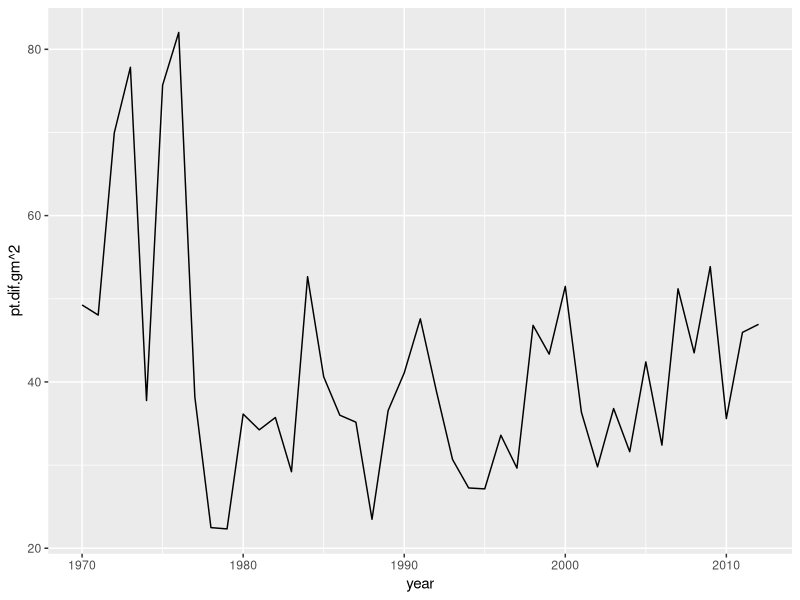
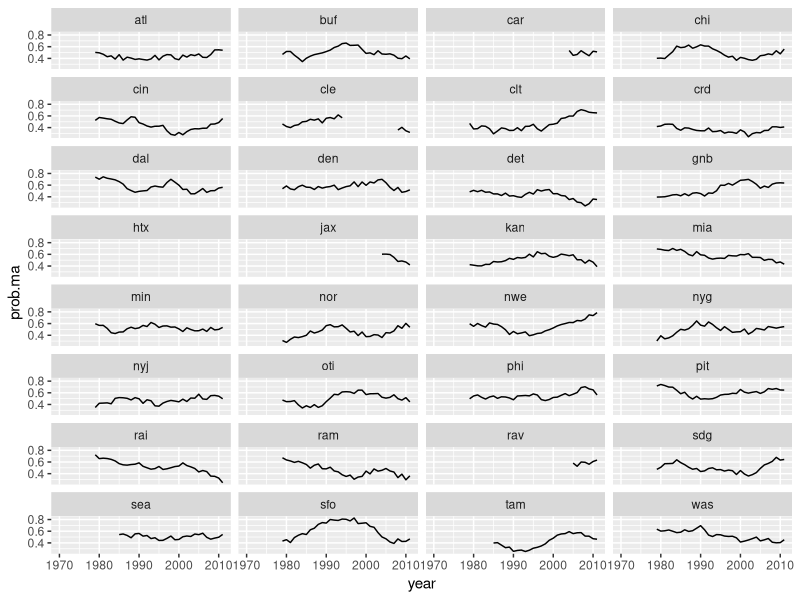
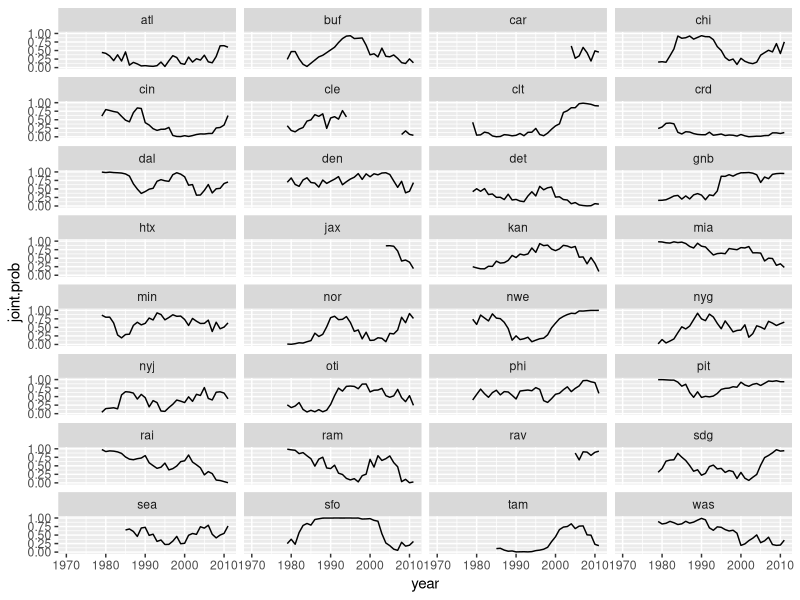

Write the R code that produced these figures, in order. (Note: this script raises an error after producing the figures.)
##########
## This script loads NFL team history from CSV's created by another script
## team_history.csv
## team_info.csv
## It uses that information to analyze NFL franchise history & evaluate "Dynasties"
## The information and graphics produced were used for VividNumeral.com project


###########################
##TO RUN: Set working Directory to the Location of the Script
HOMEDIR <- "C:/Users/Ross/Documents/R/rross"
setwd(paste0(HOMEDIR,"/Football/2013/Reality/Dynasty"))

###############
#### LOAD AND/OR INSTALL LIBRARIES


tryCatch(library(XML), error = function(e) install.packages("XML", repos = "http://cran.r-project.org", library(XML)))
tryCatch(library(ggplot2), error = function(e) install.packages("ggplot2", repos = "http://cran.r-project.org", library(ggplot2)))
tryCatch(library(reshape2), error = function(e) install.packages("reshape2", repos = "http://cran.r-project.org", library(reshape2)))
tryCatch(library(quantreg), error = function(e) install.packages("quantreg", repos = "http://cran.r-project.org", library(ggplot2)))
tryCatch(library(grid), error = function(e) install.packages("grid", repos = "http://cran.r-project.org", library(ggplot2)))
tryCatch(library(gridExtra), error = function(e) install.packages("gridExtra", repos = "http://cran.r-project.org", library(ggplot2)))

### Load from CSV
team.hist <- read.csv("team_history.csv",stringsAsFactors=F)
team.info <- read.csv("team_info.csv",stringsAsFactors=F)
team.colors <- read.csv("team_colors.csv",stringsAsFactors=F)

#############################
### Check squared point differential over time
pt.dif.hist <- aggregate(pt.dif.gm^2 ~ year, team.hist, FUN="mean")

ggplot(subset(pt.dif.hist,year>=1970 & year < 2013),aes(x=year,y=`pt.dif.gm^2`)) + geom_line()

pt.dif.time <- lm(sqrt(`pt.dif.gm^2`)~year,pt.dif.hist,subset=(year>=1990 & year<2013))
summary(pt.dif.time)
#The average point differential has been going up since 1980, but only about 0.02 points per game

#############################
### Run lagged regressions

#function for running lagged regressions between different parameters
lag.reg <- function(team.hist,
                    metric.ind="pt.dif.gm",
                    metric.dep="pt.dif.gm",
                    lag.n=1,
                    year.min=1970,
                    year.max=100000,
                    zero.constant=T,
                    filter.on="",
                    filter.lim=c(0,1),
                    return.lm=T
                    ) {
  
  df.ind <- subset(team.hist,year>=year.min & year <= min(c(max(year), year.max))-lag.n)
  if(filter.on %in% names(df.ind)){
    df.ind <- df.ind[df.ind[,filter.on] >= filter.lim[1] & df.ind[,filter.on] <= filter.lim[2],]
  }
  
  df.dep <- team.hist[match(with(df.ind,paste0(year+lag.n,team)), with(team.hist,paste0(year,team))),]

  
  data.subset <- subset(
    data.frame(ind=df.ind[,metric.ind], dep=df.dep[,metric.dep]),
    (!is.na(ind))&(!is.na(dep))
  )
  
  if(return.lm){
    
    if(metric.ind=="w.pct"){data.subset$ind <- data.subset$ind-0.5}
    if(metric.dep=="w.pct"){data.subset$dep <- data.subset$dep-0.5}
    if(metric.ind=="pt.dif.qnt"){data.subset$ind <- data.subset$ind-0.5}
    if(metric.dep=="pt.dif.qnt"){data.subset$dep <- data.subset$dep-0.5}
    
    if(zero.constant){
      lm.n <- lm(dep~0+ind,data.subset)
    } else{
      lm.n <- lm(dep~ind,data.subset)
    }
    
  return(lm.n)
  } else{
    return(data.frame(team=df.ind$team,
                      year=as.numeric(df.ind$year),
                      ind=as.numeric(df.ind[,metric.ind]),
                      dep=as.numeric(df.dep[,metric.dep]),
                      stringsAsFactors=F))
  }
}

# See how point dif predicts wins
pt.predict <- lag.reg(team.hist,"pt.dif.gm","w.pct",1,1970,2013-1)

# See how wins predicts wins
w.predict <- lag.reg(team.hist,"w.pct","w.pct",1,1970,2013-1)

# See how pt.dif quantile predicts wins
qnt.predict <- lag.reg(team.hist,"pt.dif.qnt","w.pct",1,1970,2013-1)

# See how pt.dif z score predicts wins
zs.predict <- lag.reg(team.hist,"pt.dif.zs","w.pct",1,1970,2013-1)

# Compare point diff based prediction with win pct based prediction
summary(pt.predict)
summary(w.predict)
summary(qnt.predict)
summary(zs.predict)



#Conclusion:
#point dif per game has the highest r-squared (18.85%) with next season win percentage
#1 point per game is worth an expected 1.3% wins above 50% the following season

##########
## Calculate general relationship between ppg and wins in same season
wins.per.point <- lag.reg(team.hist,"pt.dif.gm","w.pct",0,1970,2013-1)

#Conclusion:
#1 point per game of point differential is worth 2.75% wins better than 50%
#This relationship has a very high r-squard of 83%
#20 points per game should be a (MORE THAN!) undefeated team

###########################
############################
#CALCULATE SEASON ON SEASON POINT DIFF PER GAME RELATIONSHIP
pt.dif.rev <- lag.reg(team.hist,"pt.dif.gm","pt.dif.gm",1,1970,2013-1)
summary(pt.dif.rev)

### The point per game mean reversion constant since 1970 is .47
### The r-squared between seasons is 22.4%

## Check if mean reversion is consistent across quality  of teams
mr80 <- lag.reg(
  team.hist,
  "pt.dif.gm",
  "pt.dif.gm",
  1,1970,2013-1,
  zero.constant=T,
  filter.on="pt.dif.qnt",
  filter.lim=c(0.8,1)
  )

mr60 <- lag.reg(
  team.hist,
  "pt.dif.gm",
  "pt.dif.gm",
  1,1970,2013-1,
  zero.constant=T,
  filter.on="pt.dif.qnt",
  filter.lim=c(0.6,0.8)
  )

mr40 <- lag.reg(
  team.hist,
  "pt.dif.gm",
  "pt.dif.gm",
  1,1970,2013-1,
  zero.constant=T,
  filter.on="pt.dif.qnt",
  filter.lim=c(0.4,0.6)
)

mr20 <- lag.reg(
  team.hist,
  "pt.dif.gm",
  "pt.dif.gm",
  1,1970,2013-1,
  zero.constant=T,
  filter.on="pt.dif.qnt",
  filter.lim=c(0.2,0.4)
)

mr0 <- lag.reg(
  team.hist,
  "pt.dif.gm",
  "pt.dif.gm",
  1,1970,2013-1,
  zero.constant=T,
  filter.on="pt.dif.qnt",
  filter.lim=c(0,0.2)
)

summary(mr80)
summary(mr60)
summary(mr40)
summary(mr20)
summary(mr0)

#CONCLUSION:
#There are slight differences in the mean reversion constant
#when broken down by bi-decile
#Other than the 40-60 bi-decile, which has already mean reverted
#and so has a statistically insignificant constant, the mean reversion
#constants are all between 44 and 58.
#The worst 20 bi-decile mean reverts the least- this suggests that
#awfulness is more consistent than greatness.
#The second worst mean reverts the most
#All of the mean reversion constants are within
#1 standard deviation of 0.47 (other than the mid bi-decile)

#Also residual standard errors are fairly consistent around 5.5
#This gives the following distibution of expected points per game
#the following season:
# P(T+1) ~ Normal(mean = P(T) * 0.47, sd = 5.5)

mr.m <- 0.47
mr.sd <- 5.5

#We can check how well a team outperformed its mean reversion expectation
#One metric is the probability the team did worse, given how well
#the team performed the previous according to the distribution above


#one approach is to get the probability of each year
#and take a moving average...

perf.df <- lag.reg(team.hist,year.max=2013-1,return.lm=F)
perf.df$zs <- (perf.df$dep - perf.df$ind*mr.m)/mr.sd
perf.df$prob <- pnorm(perf.df$zs)

df.ma.func <- function(x,time,by,n=5){
  this.ma <- function(x.inner,n){
    c(rep(NA,n-1),sapply(n:length(x.inner),function(y) mean(x.inner[(y-n+1):y])))
  }
  the.df <- data.frame(value=x,time=time,by=by)
  the.ar <- acast(the.df,by~time)
  ma.ar <- t(apply(the.ar,1,this.ma,n=n))
  dimnames(ma.ar) <- dimnames(the.ar)
  return(sapply(1:nrow(the.df),function(i) ma.ar[as.character(the.df$by[i]),as.character(the.df$time[i])]))
}

eval.n <- 10

perf.df$prob.ma <- df.ma.func(perf.df$prob,perf.df$year,perf.df$team,n=eval.n)

ggplot(perf.df,aes(x=year,y=prob.ma)) + geom_line()+facet_wrap(~team,ncol=4)

#...BUT now that I think about it
#a better way might be to assume each year is
#an independent normal distributions
#and see what the probablity that you average
#that well over the total span is
#The sum of n independent variables ~N(0,1)
#should have mean zero and variance n*1
#therefore sd = sqrt(n)
#The mean of those n independent variables
#have variance n*1/(n^2) = 1/n
#therefore sd = sqrt(1/n)

#So calculate the moving average of the z score
perf.df$zs.ma <- df.ma.func(perf.df$zs,perf.df$year,perf.df$team,n=eval.n)

#And the joint probablity of a worse outcome is 
perf.df$joint.prob <- pnorm(perf.df$zs.ma,mean=0,sd=(1/eval.n)^0.5)

#And plot the joint probability
ggplot(perf.df,aes(x=year,y=joint.prob)) + geom_line()+facet_wrap(~team,ncol=4)

#Check the worst francises ever:
perf.df[order(perf.df$joint.prob)[1:20],]

#And the best
perf.df[order(perf.df$joint.prob,decreasing=T)[1:20],]

#Write best and worst to a table
html.table <- function(df,header=names(df),digits=4){
  retstr <- ""
  if(header[1]!=""){
    retstr <- paste0(retstr,"<tr>\n",paste0(sapply(header,function(x) paste0(
      "<th>",
      ifelse(is.numeric(x),format(x,digits=digits,nsmall=digits),x),
      "</th>\n"
      )),collapse=""),"</tr>\n")
  }
  
  for(i in 1:nrow(df)){
    retstr <- paste0(retstr,"<tr>\n",paste0(sapply(df[i,],function(x) paste0(
      "<td>",
      ifelse(is.numeric(x),format(x,digits=digits,nsmall=digits),x),
      "</td>\n"
      )),collapse=""),"</tr>\n")
  }
  return(retstr)
}

bottom20 <- perf.df[order(perf.df$joint.prob)[1:20],]
bottom20 <- transform(bottom20,year=paste0(year-8,"-",year+1), team=toupper(team), joint.prob=round(joint.prob,4))
bottom20.html <- html.table(bottom20[,c("team","year","joint.prob")],header=c("Team","Period","Score"))

cat(bottom20.html,file="dynasty_files/bottom20table.html")

top20 <- perf.df[order(perf.df$joint.prob,decreasing=T)[1:20],]
top20 <- transform(top20,year=paste0(year-8,"-",year+1), team=toupper(team), joint.prob=round(joint.prob,4))
top20.html <- html.table(top20[,c("team","year","joint.prob")],header=c("Team","Period","Score"))

cat(top20.html,file="dynasty_files/top20table.html")


  #Find the best x franchises every year:
rank.over.time <- function(data,value="joint.prob",by="team",time="year"){
  data.ar <- acast(data,as.formula(paste0(by,"~",time)),value.var=value)
  rank.df <- melt(apply(data.ar,2,function(x) row.names(data.ar)[order(x,decreasing=T)]),varnames=c("rank",time),value.name=by)
  rank.df[,value] <- NA
  for(i in 1:nrow(rank.df)){
    data.i <- which(rank.df[i,by]==data[,by] & rank.df[i,time]==data[,time])
    if(length(data.i)!=0){
      rank.df[i,value] <- data[data.i,value]
    }
  }
  rank.df <- rank.df[!is.na(rank.df[,value]),]
  return(rank.df)
}

rank.df <- rank.over.time(perf.df)
acast(subset(rank.df,rank<=5),year~rank,value.var="team")

the.best <-with(perf.df[order(perf.df$joint.prob,decreasing=T)[1:20],],
                data.frame(
                  Team=toupper(team),
                  Period=paste0(year-8,"-",year+1),
                  Score=joint.prob,
                  stringsAsFactors=F)
                )


########################
####### Pretty Plots
########################

### Plots of each team over time
dyplot.df <- subset(perf.df, !is.na(perf.df$joint.prob))

dyplot.df$team <- toupper(dyplot.df$team)
dyplot2 <- ggplot(dyplot.df,aes(x=year,y=joint.prob))
dycolors <- c(rgb(105,210,231,max=255),rgb(250,105,0,max=255))
back.color <- rgb(0.95,0.95,0.95)
dyplot2 <- dyplot2 + geom_ribbon(aes(ymin=0.5,ymax=sapply(joint.prob,function(x) max(c(x,0.5)))),fill=dycolors[1])
dyplot2 <- dyplot2 + geom_ribbon(aes(ymax=0.5,ymin=sapply(joint.prob,function(x) min(c(x,0.5)))),fill=dycolors[2])
dyplot2 <- dyplot2 + theme_minimal()
dyplot2 <- dyplot2 + theme(panel.grid.minor=element_blank(),panel.grid.major.y=element_blank(),axis.ticks.y=element_blank(),axis.text.y=element_blank())
dyplot2 <- dyplot2 + facet_grid(team~.)
dyplot2 <- dyplot2 + theme(strip.text.y=element_text(angle=0),axis.title=element_blank())
dyplot2 <- dyplot2 + theme(panel.background=element_rect(fill=back.color,color="white"), panel.margin=unit(0,"cm"))
dyplot2 

png(file="dynasty_files/single_plots.png",width=400,height=2000,res=180,pointsize=1)
dyplot2
dev.off()

dyplot_func <- function(dyplot.df){
  dyplot.df$team <- toupper(dyplot.df$team)
  dyplot2 <- ggplot(dyplot.df,aes(x=year,y=joint.prob))
  dycolors <- c(rgb(105,210,231,max=255),rgb(250,105,0,max=255))
  back.color <- rgb(0.95,0.95,0.95)
  dyplot2 <- dyplot2 + geom_ribbon(aes(ymin=0.5,ymax=sapply(joint.prob,function(x) max(c(x,0.5)))),fill=dycolors[1])
  dyplot2 <- dyplot2 + geom_ribbon(aes(ymax=0.5,ymin=sapply(joint.prob,function(x) min(c(x,0.5)))),fill=dycolors[2])
  dyplot2 <- dyplot2 + theme_minimal()
  dyplot2 <- dyplot2 + theme(panel.grid.minor=element_blank(),panel.grid.major.y=element_blank(),axis.ticks.y=element_blank(),axis.text.y=element_blank())
  dyplot2 <- dyplot2 + facet_grid(team~.)
  dyplot2 <- dyplot2 + theme(strip.text.y=element_text(angle=0),axis.title=element_blank())
  dyplot2 <- dyplot2 + theme(panel.background=element_rect(fill=back.color,color="white"), panel.margin=unit(0,"cm"))
  dyplot2 <- dyplot2 + theme(plot.margin=unit(c(0,0,0,0),"cm"))
  return(dyplot2)
}

dyplot.df <- subset(perf.df, !is.na(perf.df$joint.prob))
dylevels <- levels(factor(dyplot.df$team))
g.every.n <- 6
dylist <- lapply(1:(length(dylevels)/g.every.n),function(i){
  dyplot_func(subset(dyplot.df,team %in% dylevels[(1+(i-1)*g.every.n):(i*g.every.n)])) + theme(axis.ticks.x=element_blank(), axis.text.x=element_text(color="grey40"), plot.margin=unit(c(0,0,0.2,0),"cm"))
})

dylist$ncol=1

png(file="dynasty_files/single_plots.png",width=600,height=3000,res=180,pointsize=1)
do.call(grid.arrange,dylist)
dev.off()




### Bump Plots for Each Decade
gbump.func <- function(bump.df.outer,team.colors, use.team.colors=T,text.size=NA,chart.note=""){
  bump.df.inner <- bump.df.outer
  bump.df.inner$year <- bump.df.inner$year+1
  rank.levels <- as.character(1:max(bump.df.inner$rank))
  bump.df.inner<- rbind(bump.df.inner,data.frame(rank=rank.levels,year=max(bump.df.inner$year),team=NA,joint.prob=NA))
  bump.df.inner$labels <- toupper(bump.df.inner$team)
  bump.df.inner$lwidth <- 0.5
  
  #browser()
  
  bump.df.inner <- rbind(transform(bump.df.inner,year.shift=year-lwidth/2),transform(bump.df.inner,year.shift=year+lwidth/2))
  
  bump.df.inner <- transform(bump.df.inner, rank.factor = factor(as.character(rank),levels=rev(rank.levels),ordered=T))
  
  gbump <- ggplot(bump.df.inner, aes(
    year,
    rank.factor,
    group = team,
    colour = team,
    label = labels
  ))
  gbump <- gbump + geom_line(aes(x=year.shift))
  #gbump <- gbump + geom_text(
  #  data = subset(bump.df, year == max(year)),
    #aes(x = factor(year + 0.25)), size = 3.5, hjust = 0.8
  #  aes(x = year + 0.25), size = 3.5, hjust = 0
  #) + geom_text(
  #  data = subset(bump.df, year == min(year)),
    #aes(x = factor(year - 0.5)), size = 3.5, hjust = 0.8
  #  aes(x = year - 0.25), size = 3.5, hjust = 1
  #)
  gbump <- gbump + theme_minimal()
  #gbump <- gbump + scale_x_discrete( breaks = c("",levels(factor(bump.df$year)),""),labels=c("",levels(factor(bump.df$year)),""))
  gbump <- gbump + scale_x_continuous(
    breaks=as.numeric(levels(factor(bump.df.inner$year))),
    labels=sapply(as.numeric(levels(factor(bump.df.inner$year))),function(yr) paste0(yr-9,"-",yr)),
    limits=c(min(bump.df.inner$year),max(bump.df.inner$year)))
  gbump <- gbump + theme(legend.position="none",axis.ticks=element_blank(),
                         panel.grid=element_blank())
  gbump <- gbump + geom_rect(aes(xmin = year - lwidth/2, xmax = year + lwidth/2), ymin = 0.5,ymax = length(rank.levels)+0.5,fill="white",color="white")
  gbump <- gbump + labs(x="",y="Rank",title="")
  if(is.na(text.size)){gbump <- gbump +  geom_text() } else{gbump <- gbump +  geom_text(size=text.size)}
  if(use.team.colors){
    gbump <- gbump + scale_color_manual(values=team.colors$color.manual[match(levels(factor(bump.df.inner$team)),team.colors$team)])
  } else{
    gbump <- gbump + scale_color_hue(c=100)
  }
  gbump <- gbump  + theme(plot.margin=unit(c(0,0,0,0),"cm"))
  
  if(chart.note!=""){
    gbump <- gbump + labs(x=chart.note) + theme(axis.title.x=element_text(color="grey20",size=rel(0.75),face="italic"))
  }
  
  return(gbump)
}


topn <- 5
top5.label <- "Only Teams That Ranked in Top 5"
#### 2000+
decade <- 2000
bump.df <- subset(rank.df, floor(year/10)*10>=decade)
bump.df <- subset(bump.df, team %in% levels(factor(subset(bump.df, rank <= topn)$team)))
#gbump.func(bump.df, team.colors, text.size=3)

png(file="dynasty_files/rank_2000.png",width=1600,height=800,res=180)
gbump.func(bump.df, team.colors, text.size=3,chart.note=top5.label)
dev.off()

##### 90s
decade <- 1990
bump.df <- subset(rank.df, floor(year/10)*10==decade)
bump.df <- subset(bump.df, team %in% levels(factor(subset(bump.df, rank <= topn)$team)))

png(file="dynasty_files/rank_1990.png",width=1600,height=800,res=180)
gbump.func(bump.df, team.colors, text.size=3,chart.note=top5.label)
dev.off()


##### 80s
decade <- 1980
bump.df <- subset(rank.df, floor(year/10)*10<=decade)
bump.df <- subset(bump.df, team %in% levels(factor(subset(bump.df, rank <= topn)$team)))

png(file="dynasty_files/rank_1980.png",width=1600,height=800,res=180)
gbump.func(bump.df, team.colors, text.size=3,chart.note=top5.label)
dev.off()

### Too many lines? only highlight the ones i'm talking about? only top-x of the decade?

######## CHARTS WITH ALL
all.label <- "All Active Teams"
#### 2000+
decade <- 2000
bump.df <- subset(rank.df, floor(year/10)*10>=decade)
bump.df <- subset(bump.df, !is.na(rank))

png(file="dynasty_files/rank_all_2000.png",width=1600,height=800,res=180)
gbump.func(bump.df, team.colors, text.size=3,chart.note=all.label)
dev.off()

##### 90s
decade <- 1990
bump.df <- subset(rank.df, floor(year/10)*10==decade)
bump.df <- subset(bump.df, team %in% levels(factor(subset(bump.df)$team)))

png(file="dynasty_files/rank_all_1990.png",width=1600,height=800,res=180)
gbump.func(bump.df, team.colors, text.size=3,chart.note=all.label)
dev.off()


##### 80s
decade <- 1980
bump.df <- subset(rank.df, floor(year/10)*10<=decade)
bump.df <- subset(bump.df, !is.na(rank))

png(file="dynasty_files/rank_all_1980.png",width=1600,height=800,res=180)
gbump.func(bump.df, team.colors, text.size=3,chart.note=all.label)
dev.off()


###########################################
######## Trying to make probability cones
###########################################

cone.subset <- subset(team.hist,year>=1970 & year < 2013)
cone.ar <- acast(cone.subset,team~year,value.var="pt.dif.gm")

quant.bucket <- function(x, n=5){
  qs <- seq(from=0,to=1,by=1/n)
  q.value <- (rank(x))/(length(x))
  qs[-1][sapply(q.value,function(xi) sum(xi>qs))]
}

n.bucket <- 5
cone.ar.qnt <- apply(cone.ar,2,quant.bucket,n=n.bucket)
dimnames(cone.ar.qnt) <- dimnames(cone.ar)

to.lag.df <- function(x,lag.n=1){
  n.years <- ncol(x)
  x.fwd <- x[,(1+lag.n):n.years]
  x.past <- x[,1:(n.years-lag.n)]
  out.df <- data.frame(
    melt(x.fwd),
    melt(x.past)$value,
    n=lag.n
  )
  names(out.df) <- c("team","year","fwd","past","n")
  out.df <- subset(out.df,!is.na(fwd) & !is.na(past))
  return(out.df)
}

cone.df <- data.frame(c())
for(lag.n in c(0,1,2,3,4,5,10)){
  cone.df <- rbind(cone.df,to.lag.df(cone.ar,lag.n))
}

cone.df$bucket <- sapply(1:nrow(cone.df),function(rowi) cone.ar.qnt[as.character(cone.df$team[rowi]),as.character(cone.df$year[rowi]-cone.df$n[rowi])])

gcone <- ggplot(cone.df,aes(x=n,y=fwd,col=factor(bucket)))
gcone <- gcone + geom_smooth(method="loess",se=F)
gcone <- gcone + geom_hline(yint=0)
gcone
